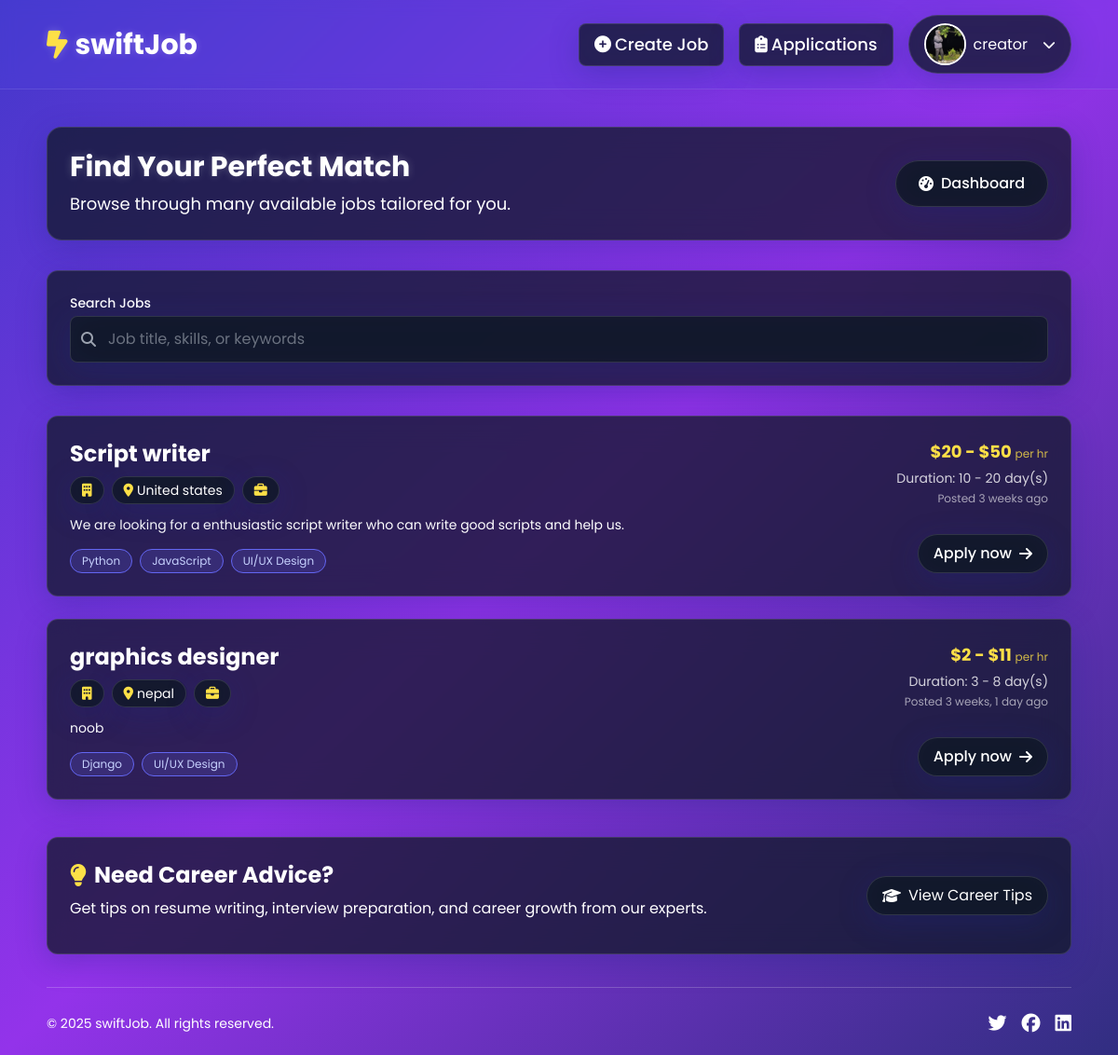
The page /job/avialable-jobs/ (signed in) on the database as committed earlier.
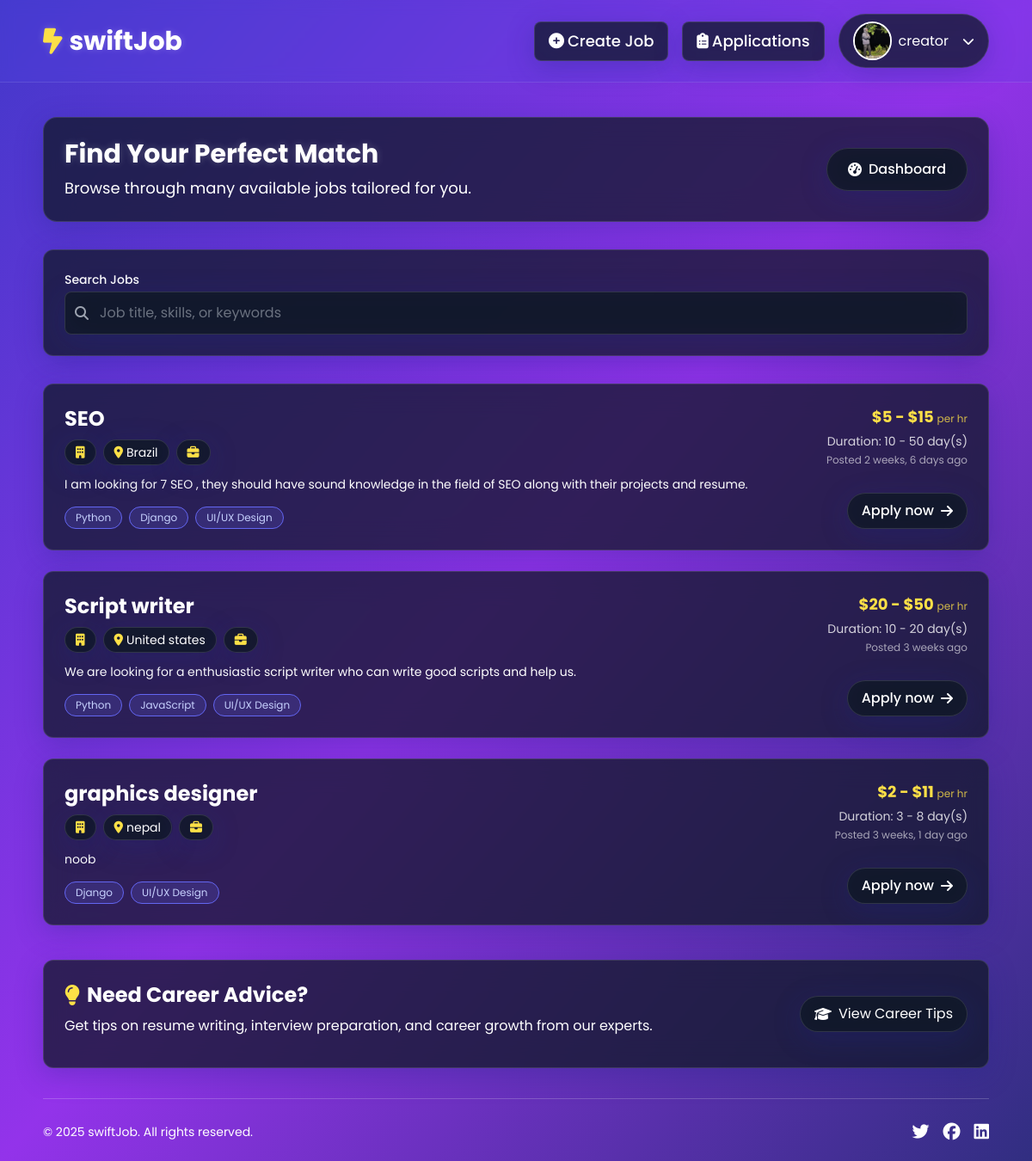
The same page on the database as committed later.
### job/models.py (models this page shows, shortened)
class JobCreation(models.Model):
    job_creator = models.ForeignKey(User, on_delete=models.CASCADE)
    job_title = models.CharField(max_length=200)
    category = models.ForeignKey(Category, on_delete=models.CASCADE)
    job_description = models.TextField()
    min_price = models.IntegerField(validators=[MinValueValidator(0)],default=0)
    max_price = models.IntegerField(validators=[MinValueValidator(0)])
    min_time = models.IntegerField(validators=[MinValueValidator(0)])
    max_time = models.IntegerField(validators=[MinValueValidator(0)])
    location = models.CharField(max_length=50,null=True,blank=True)
    required_skills = models.ManyToManyField(Skill)
    experience = models.ForeignKey(Experience, on_delete=models.SET_NULL,null=True,blank=True)
    created_at = models.DateTimeField(auto_now_add=True)
    slug = models.SlugField(unique=True,null=True,blank=True)

class Skill(models.Model):
    name = models.CharField(max_length=200)
    slug = models.SlugField(unique=True,null=True,blank=True)
    def __str__(self):
        return self.name

### job/views.py (the view)
# urls.py: path('avialable-jobs/',views.available_jobs_view,name='avialable-jobs'),
def available_jobs_view(request):
    query = request.GET.get('q', '')
    jobs = JobCreation.objects.all().order_by('-created_at')
    search_results = []
    if query:
        search_results = jobs.filter(Q(job_title__icontains=query) | Q(category__name__icontains=query) | Q(required_skills__name__icontains=query)).distinct()
    else:
        search_results = jobs
    context = {
        'jobs':jobs,
        'query':query,
        'search_results':search_results
    }
    return render(request,'job/avialable_jobs.html',context)

### job/templates/job/avialable_jobs.html (shortened to what the changed rows need)
{% extends 'base.html' %}
{% load static %}
{% block content %}
<div class="text-white">
    <div class="glass-effect p-6 xs-p-4 rounded-2xl mb-8 xs-mb-5">
        <div class="flex flex-col md:flex-row justify-between items-center gap-4">
            <div>
                <h1 class="text-3xl xs-text-2xl font-bold mb-2 text-shadow">Find Your Perfect Match</h1>
            </div>
        </div>
    </div>
     {% if query %}
     {% if search_results %}
     <p class="text-lg md:text-2xl xs-p-4 xs-text-base md:font-medium mb-8">Search result for "{{query}}" </p>
     {% for job in search_results %}
     <div class="glass-effect p-6 xs-p-4 mb-5 rounded-xl hover-scale transition-all duration-300">
         <div class="flex flex-col lg:flex-row justify-between gap-4">
             <div class="flex-1">
                 <h2 class="text-2xl xs-text-xl font-bold mb-2">{{ job.job_title }}</h2>
                 <div class="flex flex-wrap gap-2 mb-3">
                     <span class="glass-effect py-1 px-3 rounded-full text-sm xs-text-xs flex items-center gap-1">
                         <i class="fa-solid fa-building text-yellow-300"></i> {{ job.company_name }}
                     </span>
                     {% if job.location %}
                     <span class="glass-effect py-1 px-3 rounded-full text-sm xs-text-xs flex items-center gap-1">
                         <i class="fa-solid fa-location-dot text-yellow-300"></i> {{ job.location }}
                     </span>
                     {% else %}
                     <span class="glass-effect py-1 px-3 rounded-full text-sm xs-text-xs flex items-center gap-1">
                         <i class="fa-solid fa-globe text-yellow-300"></i> Remote
                     </span>
                     {% endif %}
                     <span class="glass-effect py-1 px-3 rounded-full text-sm xs-text-xs flex items-center gap-1">
                         <i class="fa-solid fa-briefcase text-yellow-300"></i> {{ job.category.name }}
                     </span>
                 </div>
                 <p class="text-sm xs-text-xs mb-4 line-clamp-2">{{ job.job_description }}</p>
                 <div class="flex flex-wrap gap-2 mt-4">
                     {% for skill in job.required_skills.all %}
                     <span class="bg-indigo-500 bg-opacity-20 text-indigo-200 text-xs px-3 py-1 rounded-full border border-indigo-500">
                         {{ skill }}
                     </span>
                     {% endfor %}
                 </div>
             </div>
             <div class="flex flex-col justify-between items-end">
                 <div class="text-right mb-4 lg:mb-0">
                     <div class="text-yellow-300 font-bold text-lg xs-text-base mb-1">
                         ${{ job.min_price }} - ${{ job.max_price }}
                         <span class="text-xs font-normal opacity-80">per hr</span>
                     </div>
                     <div class="text-sm xs-text-xs opacity-80">
                         Duration: {{ job.min_time }} - {{ job.max_time }} day(s)
                     </div>
                     <div class="text-xs opacity-60 mt-1">
                         Posted {{ job.created_at|timesince }} ago
                     </div>
                 </div>
                 <a href="{% url "application:job-application-form" job.slug %}" class="glass-effect py-2 px-4 rounded-full font-medium hover:bg-white hover:text-indigo-700 transition-all duration-300 ease-in-out flex items-center gap-2 hover-scale">
                     Apply now <i class="fa-solid fa-arrow-right"></i>
                 </a>
             </div>
         </div>
     </div>
 {% endfor %}
 {% else %}
 <h2 class="text-xl md:text-2xl font-medium">No jobs found for "{{query}}" </h2>
     {% endif %}
     {% else %}
     <div class="space-y-6 xs-space-y-4">
         {% if jobs %}
             {% for job in jobs %}
                 <div class="glass-effect p-6 xs-p-4 rounded-xl hover-scale transition-all duration-300">
                     <div class="flex flex-col lg:flex-row justify-between gap-4">
                         <div class="flex-1">
                             <h2 class="text-2xl xs-text-xl font-bold mb-2">{{ job.job_title }}</h2>
                             <div class="flex flex-wrap gap-2 mb-3">
                                 <span class="glass-effect py-1 px-3 rounded-full text-sm xs-text-xs flex items-center gap-1">
                                     <i class="fa-solid fa-building text-yellow-300"></i> {{ job.company_name }}
                                 </span>
                                 {% if job.location %}
                                 <span class="glass-effect py-1 px-3 rounded-full text-sm xs-text-xs flex items-center gap-1">
                                     <i class="fa-solid fa-location-dot text-yellow-300"></i> {{ job.location }}
                                 </span>
                                 {% else %}
                                 <span class="glass-effect py-1 px-3 rounded-full text-sm xs-text-xs flex items-center gap-1">
                                     <i class="fa-solid fa-globe text-yellow-300"></i> Remote
                                 </span>
                                 {% endif %}
                                 <span class="glass-effect py-1 px-3 rounded-full text-sm xs-text-xs flex items-center gap-1">
                                     <i class="fa-solid fa-briefcase text-yellow-300"></i> {{ job.job_type }}
                                 </span>
                             </div>
                             <p class="text-sm xs-text-xs mb-4 line-clamp-2">{{ job.job_description }}</p>
                             <div class="flex flex-wrap gap-2 mt-4">
                                 {% for skill in job.required_skills.all %}
                                 <span class="bg-indigo-500 bg-opacity-20 text-indigo-200 text-xs px-3 py-1 rounded-full border border-indigo-500">
                                     {{ skill }}
                                 </span>
                                 {% endfor %}
                             </div>
                         </div>
                         <div class="flex flex-col justify-between items-end">
                             <div class="text-right mb-4 lg:mb-0">
                                 <div class="text-yellow-300 font-bold text-lg xs-text-base mb-1">
                                     ${{ job.min_price }} - ${{ job.max_price }}
                                     <span class="text-xs font-normal opacity-80">per hr</span>
                                 </div>
                                 <div class="text-sm xs-text-xs opacity-80">
                                     Duration: {{ job.min_time }} - {{ job.max_time }} day(s)
                                 </div>
                                 <div class="text-xs opacity-60 mt-1">
                                     Posted {{ job.created_at|timesince }} ago
                                 </div>
                             </div>
                             <a href="{% url "application:job-application-form" job.slug %}" class="glass-effect py-2 px-4 rounded-full font-medium hover:bg-white hover:text-indigo-700 transition-all duration-300 ease-in-out flex items-center gap-2 hover-scale">
                                 Apply now <i class="fa-solid fa-arrow-right"></i>
                             </a>
                         </div>
                     </div>
                 </div>
             {% endfor %}
         {% endif %}
     </div>
     <div class="glass-effect p-6 xs-p-4 rounded-xl mt-10">
         <div class="flex flex-col md:flex-row justify-between items-center gap-4">
             <div>
                 <h2 class="text-2xl xs-text-xl font-bold mb-2 flex items-center gap-2">
                     <i class="fa-solid fa-lightbulb text-yellow-300"></i> Need Career Advice?
                 </h2>
             </div>
         </div>
     </div>
 </div>
     {% endif %}
{% endblock content %}

Rows that differ between the two databases and show on the page:
added JobCreation: job_title "SEO", location "Brazil", job_description "I am looking for 7 SEO , they should have sound knowledge in the field of SEO along with their projects and resume.", min_price "5", max_price "15", min_time "10", max_time "50", created_at "2 weeks, 6 days", Skill (name "Python"), Skill (name "Django"), Skill (name "UI/UX Design")
